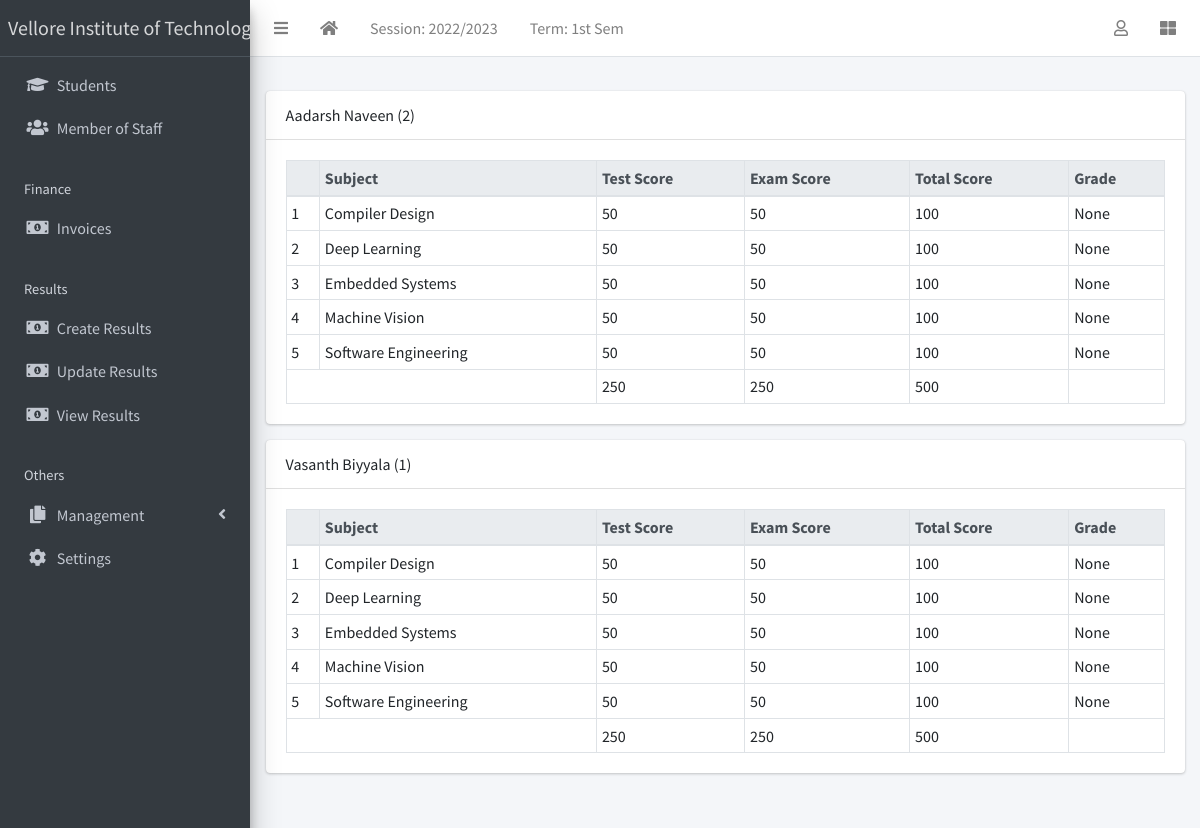
The page /result/view/all (signed in) on the database its author committed.
### apps/corecode/models.py (models this page shows, shortened)
class AcademicSession(models.Model):
    name = models.CharField(max_length=200, unique=True)
    current = models.BooleanField(default=True)
    class Meta:
        ordering = ["-name"]

class AcademicTerm(models.Model):
    name = models.CharField(max_length=20, unique=True)
    current = models.BooleanField(default=True)
    class Meta:
        ordering = ["name"]

class SiteConfig(models.Model):
    key = models.SlugField()
    value = models.CharField(max_length=200)

class Subject(models.Model):
    name = models.CharField(max_length=200, unique=True)
    class Meta:
        ordering = ["name"]
    def __str__(self):
        return self.name

### apps/students/models.py (models this page shows, shortened)
class Student(models.Model):
    STATUS_CHOICES = [("active", "Active"), ("inactive", "Inactive")]
    GENDER_CHOICES = [("male", "Male"), ("female", "Female")]
    current_status = models.CharField(
        max_length=10, choices=STATUS_CHOICES, default="active"
    )
    registration_number = models.CharField(max_length=200, unique=True)
    surname = models.CharField(max_length=200)
    firstname = models.CharField(max_length=200)
    other_name = models.CharField(max_length=200, blank=True)
    gender = models.CharField(max_length=10, choices=GENDER_CHOICES, default="male")
    date_of_birth = models.DateField(default=timezone.now)
    current_class = models.ForeignKey(
        StudentClass, on_delete=models.SET_NULL, blank=True, null=True
    )
    date_of_admission = models.DateField(default=timezone.now)
    mobile_num_regex = RegexValidator(
        regex="^[0-9]{10,15}$", message="Entered mobile number isn't in a right format!"
    )
    parent_mobile_number = models.CharField(
        validators=[mobile_num_regex], max_length=13, blank=True
    )
    address = models.TextField(blank=True)
    others = models.TextField(blank=True)
    passport = models.ImageField(blank=True, upload_to="students/passports/")
    class Meta:
        ordering = ["surname", "firstname", "other_name"]
    def __str__(self):
        return f"{self.surname} {self.firstname} {self.other_name} ({self.registration_number})"

### apps/result/models.py (models this page shows, shortened)
class Result(models.Model):
    student = models.ForeignKey(Student, on_delete=models.CASCADE)
    session = models.ForeignKey(AcademicSession, on_delete=models.CASCADE)
    term = models.ForeignKey(AcademicTerm, on_delete=models.CASCADE)
    current_class = models.ForeignKey(StudentClass, on_delete=models.CASCADE)
    subject = models.ForeignKey(Subject, on_delete=models.CASCADE)
    test_score = models.IntegerField(default=0)
    exam_score = models.IntegerField(default=0)
    class Meta:
        ordering = ["subject"]
    def total_score(self):
        return self.test_score + self.exam_score
    def grade(self):
        return score_grade(self.total_score())

### apps/result/views.py (the view)
# urls.py: path("view/all", ResultListView.as_view(), name="view-results"),
class ResultListView(LoginRequiredMixin, View):
    def get(self, request, *args, **kwargs):
        results = Result.objects.filter(
            session=request.current_session, term=request.current_term
        )
        bulk = {}
        for result in results:
            test_total = 0
            exam_total = 0
            subjects = []
            for subject in results:
                if subject.student == result.student:
                    subjects.append(subject)
                    test_total += subject.test_score
                    exam_total += subject.exam_score
            bulk[result.student.id] = {
                "student": result.student,
                "subjects": subjects,
                "test_total": test_total,
                "exam_total": exam_total,
                "total_total": test_total + exam_total,
            }
        context = {"results": bulk}
        return render(request, "result/all_results.html", context)

### apps/corecode/context_processors.py (called while the page is built)
def site_defaults(request):
    current_session = AcademicSession.objects.get(current=True)
    current_term = AcademicTerm.objects.get(current=True)
    vals = SiteConfig.objects.all()
    contexts = {
        "current_session": current_session.name,
        "current_term": current_term.name,
    }
    for val in vals:
        contexts[val.key] = val.value
    return contexts

### apps/result/utils.py (called while the page is built)
def score_grade(score):
    if score <= 10:
        return "A"

### apps/result/templates/result/all_results.html (shortened to what this page needs)
{% extends 'base.html' %}
{% block fullcard %}
  {% for key, result in results.items %}
    <div class="card">
      <div class="card-header">
        {{result.student}}
      </div>
      <div class="card-body">
        <table class="table table-bordered table-sm">
          <thead class="thead-light">
            <tr>
              <th></th>
              <th>Subject</th>
              <th>Test Score</th>
              <th>Exam Score</th>
              <th>Total Score</th>
              <th>Grade</th>
            </tr>
          </thead>
          <tbody>
            {% for subject in result.subjects %}
              <tr>
                <td>{{ forloop.counter }}</td>
                <td>{{ subject.subject }}</td>
                <td>{{ subject.test_score }}</td>
                <td>{{ subject.exam_score }}</td>
                <td>{{ subject.total_score }}</td>
                <td>{{ subject.grade }}</td>
              </tr>
            {% endfor %}
          </tbody>
          <tfoot>
            <tr>
              <td colspan="2"></td>
              <td>{{ result.test_total }}</td>
              <td>{{ result.exam_total }}</td>
              <td>{{ result.total_total }}</td>
              <td></td>
            </tr>
          </tfoot>
        </table>
      </div>
    </div>
  {% endfor %}
{% endblock fullcard %}

### templates/base.html (shortened to what this page needs)
{% load static %}
<!DOCTYPE html>
<html lang="en">
<head>
  <link rel="stylesheet" href="{% static 'plugins/fontawesome-free/css/all.min.css' %}">
  <link rel="stylesheet" href="{% static 'plugins/toastr/toastr.min.css' %}">
  <link rel="stylesheet"
    href="{% static 'plugins/overlayScrollbars/css/OverlayScrollbars.min.css' %}">
  <link rel="stylesheet" href="{% static 'plugins/Datatables/datatables.min.css' %}" />
  <link rel="stylesheet" href="{% static 'dist/css/adminlte.min.css' %}">
</head>
<body
  class="hold-transition sidebar-mini layout-fixed layout-navbar-fixed layout-footer-fixed">
  <div class="wrapper">
    <nav class="main-header navbar navbar-expand navbar-white navbar-light">
      <ul class="navbar-nav">
        <li class="nav-item">
          <a class="nav-link" data-widget="pushmenu" href="#" role="button"><i
              class="fas fa-bars"></i></a>
        </li>
        <li class="nav-item d-none d-sm-inline-block">
          <a href="{% url 'home' %} " class="nav-link"><i class="fa fa-home"></i></a>
        </li>
        <li class="nav-item d-none d-sm-inline-block">
          <a href="{% url 'current-session' %}" class="nav-link">Session: {{ current_session }}</a>
        </li>
        <li class="nav-item d-none d-sm-inline-block">
          <a href="{% url 'current-session' %}" class="nav-link">Term: {{ current_term }}</a>
        </li>
      </ul>
      <ul class="navbar-nav ml-auto">
        <li class="nav-item dropdown">
          <a class="nav-link" data-toggle="dropdown" href="#">
            <i class="far fa-user"></i>
          </a>
        </li>
        <li class="nav-item">
          <a class="nav-link" data-widget="control-sidebar" data-slide="true"
            href="#" role="button"><i class="fas fa-th-large"></i></a>
        </li>
      </ul>
    </nav>
    <aside class="main-sidebar sidebar-dark-primary elevation-4">
      <a href="{% url 'home' %}" class="brand-link">{{ school_name | default:"MySchool" }}</a>
      <div class="sidebar">
        <nav class="mt-2">
          <ul class="nav nav-pills nav-sidebar flex-column"
            data-widget="treeview" role="menu" data-accordion="false">
            <li class="nav-item">
              <a href="{% url 'student-list' %}" class="nav-link">
                <i class="nav-icon fas fa-graduation-cap"></i>
                <p>
                  Students
                </p>
              </a>
            </li>
            <li class="nav-item">
              <a href="{% url 'staff-list' %}" class="nav-link">
                <i class="nav-icon fas fa-users"></i>
                <p>
                  Member of Staff
                </p>
              </a>
            </li>
            <li class="nav-header">Finance</li>
            <li class="nav-item">
              <a href="{% url 'invoice-list' %}" class="nav-link">
                <i class="nav-icon fas fa-money-bill-alt"></i>
                <p>
                  Invoices
                </p>
              </a>
            </li>
            <li class="nav-header">Results</li>
            <li class="nav-item">
              <a href="{% url 'create-result' %}" class="nav-link">
                <i class="nav-icon fas fa-money-bill-alt"></i>
                <p>
                  Create Results
                </p>
              </a>
            </li>
            <li class="nav-item">
              <a href="{% url 'edit-results' %}" class="nav-link">
                <i class="nav-icon fas fa-money-bill-alt"></i>
                <p>
                  Update Results
                </p>
              </a>
            </li>
            <li class="nav-item">
              <a href="{% url 'view-results' %}" class="nav-link">
                <i class="nav-icon fas fa-money-bill-alt"></i>
                <p>
                  View Results
                </p>
              </a>
            </li>
            <li class="nav-header">Others</li>
            <li class="nav-item has-treeview">
              <a href="#" class="nav-link">
                <i class="nav-icon fas fa-copy"></i>
                <p>
                  Management
                  <i class="fas fa-angle-left right"></i>
                </p>
              </a>
            </li>
            <li class="nav-item">
              <a href="{% url 'configs' %}" class="nav-link">
                <i class="nav-icon fas fa-cog"></i>
                <p>
                  Settings
                </p>
              </a>
            </li>
          </ul>
        </nav>
      </div>
    </aside>
    <div class="content-wrapper">
      <section class="content-header">
      </section>
      <section class="content">
        <div class="container-fluid">
          <div class="row">
            <div class="col-md-12">
              {% block fullcard %}{% endblock fullcard %}
            </div>
          </div>
        </div>
      </section>
    </div>
  </div>
</body>
</html>

### rows shown on the page
AcademicSession: name "2022/2023"
AcademicTerm: name "1st Sem"
SiteConfig: value "Vellore Institute of…"
Student: student "Aadarsh Naveen (2)", test_total "250", exam_total "250", total_total "500"
Result: subject "Compiler Design", test_score "50", exam_score "50", total_score "100", grade "None"
Result: subject "Deep Learning", test_score "50", exam_score "50", total_score "100", grade "None"
Result: subject "Embedded Systems", test_score "50", exam_score "50", total_score "100", grade "None"
Result: subject "Machine Vision", test_score "50", exam_score "50", total_score "100", grade "None"
Result: subject "Software Engineering", test_score "50", exam_score "50", total_score "100", grade "None"
Student: student "Vasanth Biyyala (1)", test_total "250", exam_total "250", total_total "500"
Result: subject "Compiler Design", test_score "50", exam_score "50", total_score "100", grade "None"
Result: subject "Deep Learning", test_score "50", exam_score "50", total_score "100", grade "None"
Result: subject "Embedded Systems", test_score "50", exam_score "50", total_score "100", grade "None"
Result: subject "Machine Vision", test_score "50", exam_score "50", total_score "100", grade "None"
Result: subject "Software Engineering", test_score "50", exam_score "50", total_score "100", grade "None"
